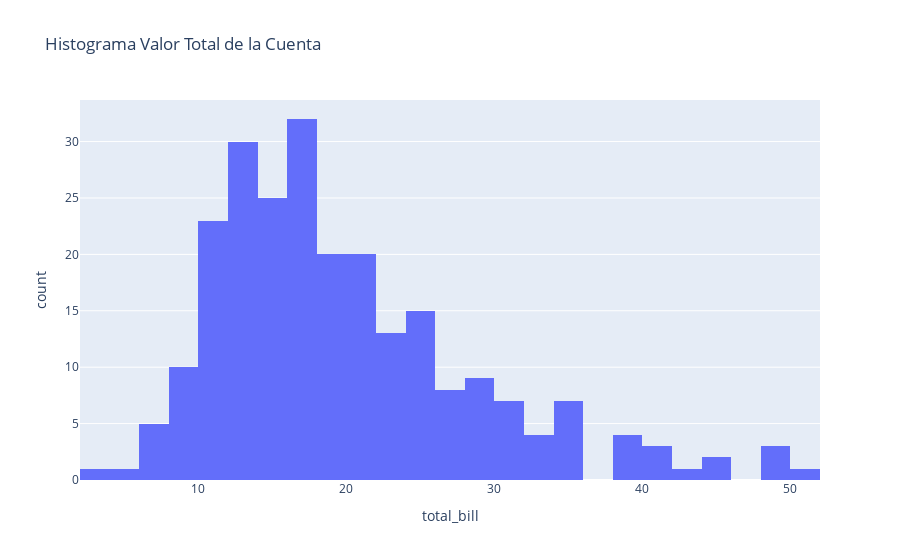

Source (notebook cell):
### Markdown cell above
## Histograma

### Code cell
px.histogram(tips, 'total_bill', title='Histograma Valor Total de la Cuenta')

### Figure 1 — Plotly figure (JSON) as saved in the notebook; plotly's stock layout.template omitted (floating-point values rounded to 4 significant figures; data arrays with more than 128 entries replaced by an {"elided": "..."} marker saying what was removed)
{"data": [{"alignmentgroup": "True", "bingroup": "x", "hovertemplate": "total_bill=%{x}<br>count=%{y}<extra></extra>", "legendgroup": "", "marker": {"color": "#636efa", "pattern": {"shape": ""}}, "name": "", "offsetgroup": "", "orientation": "v", "showlegend": false, "type": "histogram", "x": {"elided": "244 float values"}, "xaxis": "x", "yaxis": "y"}], "layout": {"autosize": true, "barmode": "relative", "legend": {"tracegroupgap": 0}, "title": {"text": "Histograma Valor Total de la Cuenta"}, "xaxis": {"anchor": "y", "autorange": true, "domain": [0, 1], "range": [2, 52], "title": {"text": "total_bill"}, "type": "linear"}, "yaxis": {"anchor": "x", "autorange": true, "domain": [0, 1], "range": [0, 33.68], "title": {"text": "count"}}}}
